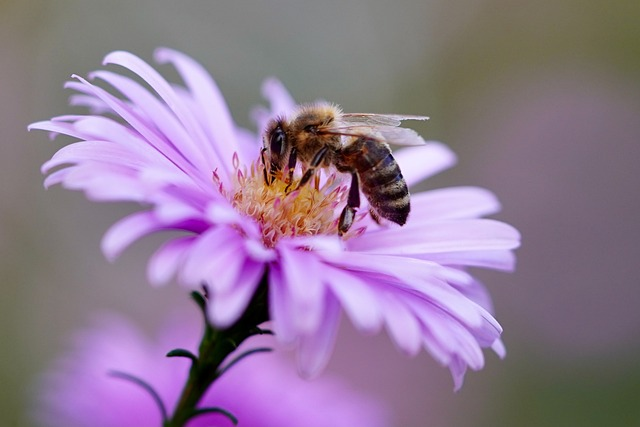
#> input picture opencv/Basics/이수안컴퓨터연구소/Images/bee.jpg, 640 x 427 px, found by its file name
$ jupyter execute 'OpenCV Image Smoothing (Image Blurring).ipynb'
#> lines starting #> are read from the running program, lines starting #| are printed output that depends on the picture
[cell 1]
import numpy as np
import cv2
import matplotlib.pyplot as plt

## Image Smoothing (Image Blurring)

### Image Filtering
- 이미지도 음성 신호처럼 주파수로 표현할 수 있음
- 일반적으로 고주파는 밝기의 변화가 많은 곳, 즉 경계선 영역에서 나타나며 알반적인 배경은 저주파로 나타냄
    - 이것을 바탕으로 고주파를 제거하면 Blur처리가 되며, 저주파를 제거하면 대상의 영역을 확인 가능

- Low-pass filter(LPF)와 High-pass filter(HPF)를 이용하여, LPF를 적용하면 노이즈 제거나 blur 처리를 할 수 있으며, HPF를 적용하면 경계선을 찾을 수 있음
- `cv2.filter2D()`

[cell 2]
img = cv2.imread('./bee.jpg')
#> img is the input picture: shape (427, 640, 3); mean B, G, R 148.4, 123.2, 145.3

[cell 3]
img = cv2.cvtColor(img, cv2.COLOR_BGR2RGB)

[cell 4]
plt.imshow(img)
plt.show()

[cell 5]
kernel = np.ones((5, 5), np.float32) / (25)

[cell 6]
print(kernel.shape)

[cell 7]
print(kernel)

[cell 8]
dst = cv2.filter2D(img, -1, kernel)

[cell 9]
plt.imshow(dst)

## Image Blurring
- low-pass filter를 이미지에 적용하여 얻을 수 있음
- 고주파영역을 제거함으로써 노이즈를 제거하거나 경계선을 흐리게 할 수 있음
- OpenCV에서 제공하는 blurring 방법
    - `Averaging`
    - `Gaussian Filtering`
    - `Median Filtering`
    - `Bilateral Filtering`

### Averaging
- Box형태의 kernel을 이미지에 적용한 후 평균값을 box의 중심점에 적용하는 형태

- `cv2.blur()` 또는 `cv2.boxFilter()`

- `cv2.blur()`
  - Parameters
    - `src` : Chennel수는 상관없으나,
        depth(Data Type)은 CV_8U, CV_16U, CV_16S, CV_32F or CV_64F.

    - `ksize` : kernel 사이즈(ex; (3,3))

  - ex)  $\ K = \frac{1}{9} \begin{vmatrix} 1 & 1 & 1 \\ 1 & 1 & 1 \\  1 & 1 & 1 \end{vmatrix}$

<br>

- 이미지의 Data Type
  - `CV_8U` : 8-bit unsigned integer: uchar ( 0..255 )

  - `CV_8S` : 8-bit signed integer: schar ( -128..127 )

  - `CV_16U` : 16-bit unsigned integer: ushort ( 0..65535 )

  - `CV_16S` : 16-bit signed integer: short ( -32768..32767 )

  - `CV_32S` : 32-bit signed integer: int ( -2147483648..2147483647 )

  - `CV_32F` : 32-bit floating-point number: float ( -FLT_MAX..FLT_MAX, INF, NAN )

  - `CV_64F` : 64-bit floating-point number: double ( -DBL_MAX..DBL_MAX, INF, NAN )

  - 일반적으로 Data Type과 채널수가 같이 표현이 되어 CV_8UC1 과 같이 표현
    (8bit unsiged integer이면서 채널이 1개)

[cell 10]
img = cv2.imread('./bee.jpg')

[cell 11]
img.shape
#> Out = (427, 640, 3)

[cell 12]
img = cv2.cvtColor(img, cv2.COLOR_BGR2RGB)

[cell 13]
plt.imshow(img)
plt.show()

[cell 14]
dst1 = cv2.blur(img, (5, 5))

[cell 15]
plt.imshow(dst1)
plt.show()

### Gaussian Filtering

- box filter는 동일한 값으로 구성된 kernel을 사용하지만, Gaussian Filter는 Gaussian함수를 이용한 Kernel을 적용

  - kernel 행렬의 값을 Gaussian 함수를 통해서 수학적으로 생성하여 적용

- kernel의 사이즈는 양수이면서 홀수로 지정을 해야 됨

- 이미지의 Gaussian Noise (전체적으로 밀도가 동일한 노이즈, 백색노이즈)를 제거하는 데 가장 효과적

- `cv2.GaussianBlur()`

  - Parameters
    - `img` : Chennel수는 상관없으나, depth(Data Type)은 CV_8U, CV_16U, CV_16S, CV_32F or CV_64F

    - `ksize` : (width, height) 형태의 kernel size.
      width와 height는 서로 다를 수 있지만, 양수의 홀수로 지정해야 함

    - `sigmaX` : Gaussian kernel standard deviation in X direction.

[cell 16]
plt.imshow(img)
plt.show()

[cell 17]
dst2 = cv2.GaussianBlur(img, (5, 5), 0)

[cell 18]
plt.imshow(dst2)
plt.show()

### Median Filtering
- kernel window와 pixel의 값들을 정렬한 후에 중간값을 선택하여 적용

- salt-and-pepper noise 제거에 가장 효과적

- `cv2.medianBlur()`

  - Parameters
    - `src` : 1, 3, 4 channel image
      depth가 CV_8U, CV_16U, or CV_32F 이면 ksize는 3또는5, CV_8U이면 더 큰 ksize가능

    - `ksize` : 1보다 큰 홀수

[cell 19]
dst3 = cv2.medianBlur(img, 9)
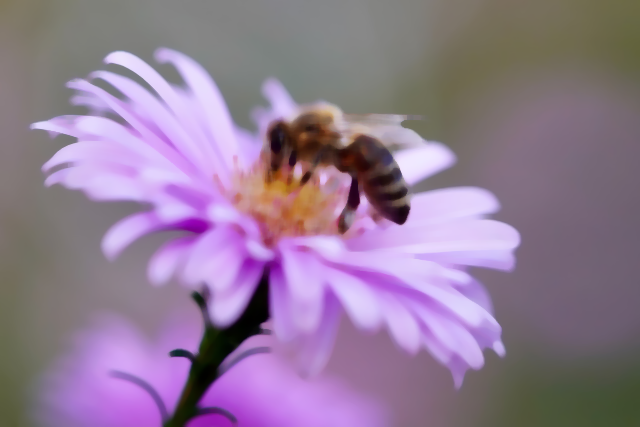
#> dst3: shape (427, 640, 3); mean R, G, B 145.6, 123.4, 148.6

[cell 20]
plt.imshow(img)
plt.show()

[cell 21]
plt.imshow(dst3)
plt.show()

### Bilateral Filtering
- 위 3가지 Blur 방식은 경계선까지 Blur 처리가 되어, 경계선이 흐려지게 됨

-  Bilateral Filtering(양방향 필터)은 경계선을 유지하면서 Gaussian Blur처리를 해주는 방법

- `cv2.bilateralFilter()`

  - Parameters
    - `src` : 8-bit, 1 or 3 Channel image
    - `d` : filtering시 고려할 주변 pixel 지름

    - `sigmaColor` : Color를 고려할 공간. 숫자가 크면 멀리 있는 색도 고려

    - `sigmaSpace` : 숫자가 크면 멀리 있는 pixel도 고려

[cell 22]
plt.imshow(img)
plt.show()

[cell 23]
dst4 = cv2.bilateralFilter(img, 9, 75, 75)

[cell 24]
plt.imshow(dst4)
plt.show()

## 모두 출력해보기

[cell 25]
plt.figure(figsize=(14, 10))
images = [img, dst1, dst2, dst3, dst4]
titles = ['Original', 'Blur(7x7)', 'Gaussian Blur(5x5)',
        'Median Blur', 'Bilateral']

for i in range(5):
    plt.subplot(3, 2, i+1)
    plt.imshow(images[i])
    plt.title(titles[i])
    plt.xticks([])
    plt.yticks([])
plt.show()
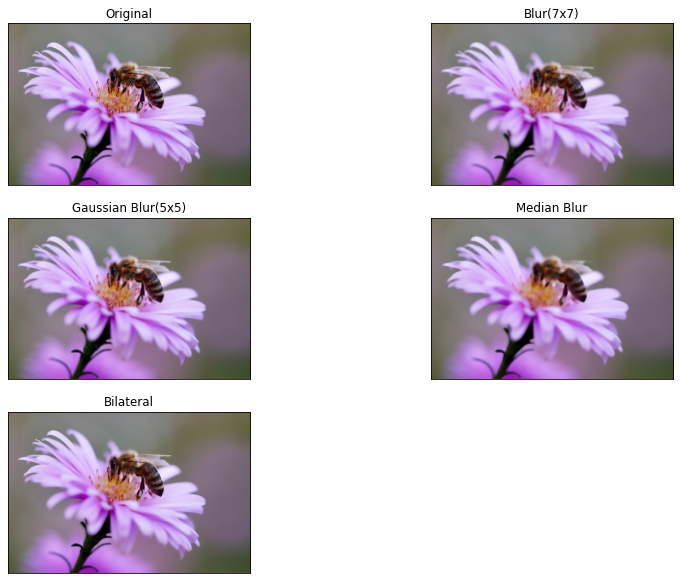
#> figure drawn by matplotlib, 5 panels

$ run again, with opencv/Basics/이수안컴퓨터연구소/Images/cat.jpg copied over opencv/Basics/이수안컴퓨터연구소/Images/bee.jpg
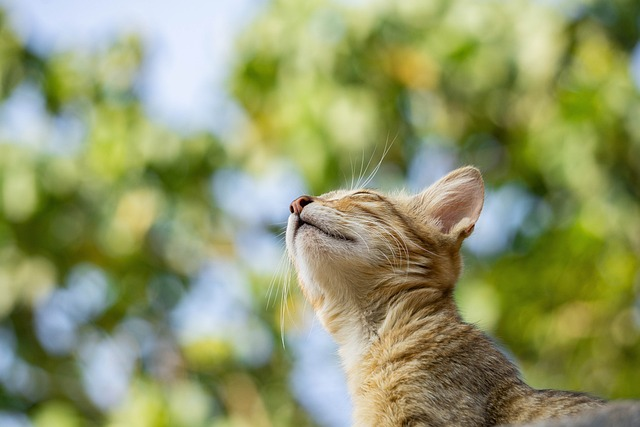
#> input picture opencv/Basics/이수안컴퓨터연구소/Images/cat.jpg, 640 x 427 px, found by its file name
#> img is the input picture: shape (427, 640, 3); mean B, G, R 106.8, 152.8, 145.6
#> `dst3 = cv2.medianBlur(img, 9)`:
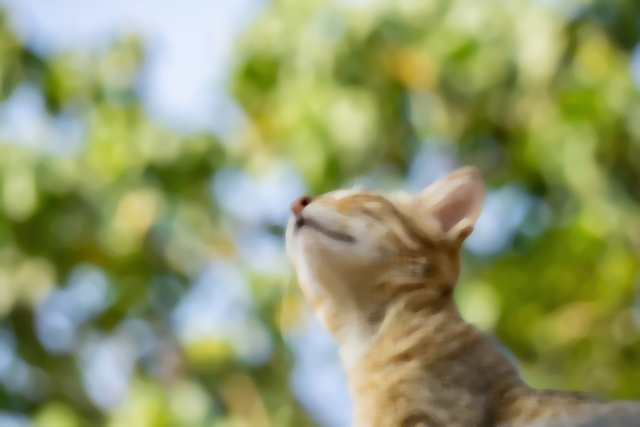
#> dst3: shape (427, 640, 3); mean R, G, B 145.8, 153, 106.9

$ run again, with opencv/Basics/이수안컴퓨터연구소/Images/dog.jpg copied over opencv/Basics/이수안컴퓨터연구소/Images/bee.jpg
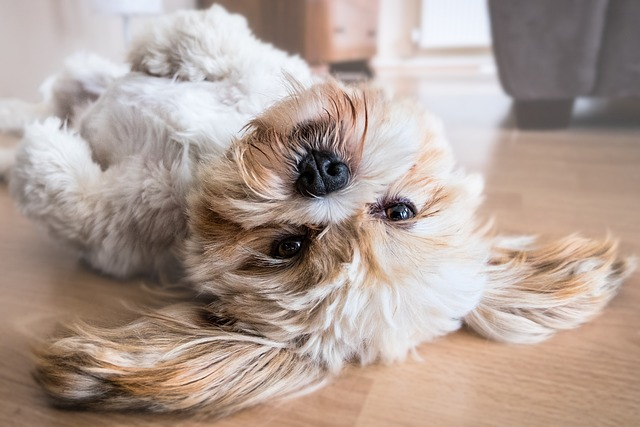
#> input picture opencv/Basics/이수안컴퓨터연구소/Images/dog.jpg, 640 x 427 px, found by its file name
#> img is the input picture: shape (427, 640, 3); mean B, G, R 149.2, 158.5, 175.8
#> `dst3 = cv2.medianBlur(img, 9)`:
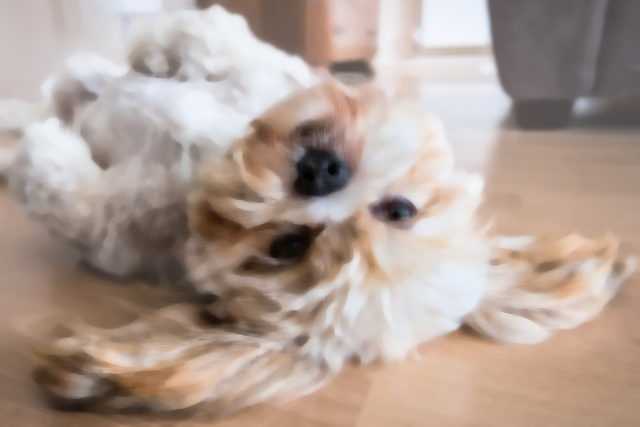
#> dst3: shape (427, 640, 3); mean R, G, B 176.3, 158.9, 149.5
